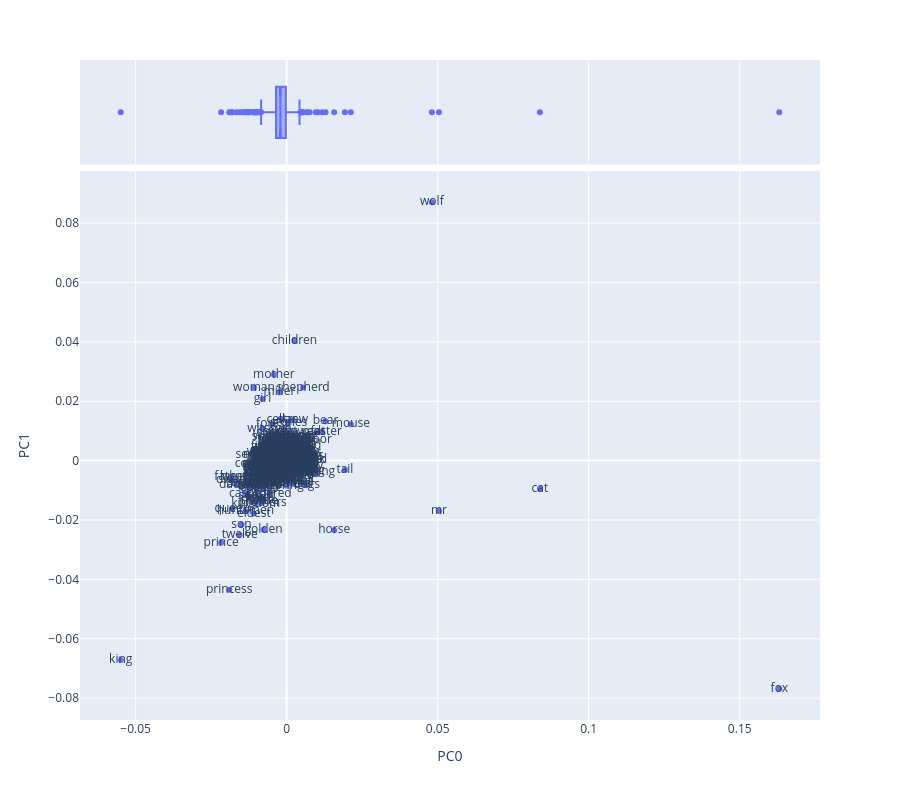

Notebook code for this chart:
### Markdown cell above
### Visualize Loadings 0 and 1

### Code cell
fig2=vis_loadings(LOADING,0,1)
fig2.write_image('output/p2591-LOADING1.png')
fig2.show()

### Figure 1 — Plotly figure (JSON) as saved in the notebook; plotly's stock layout.template omitted (floating-point values rounded to 4 significant figures; data arrays with more than 128 entries replaced by an {"elided": "..."} marker saying what was removed)
{"data": [{"hovertemplate": "PC0=%{x}<br>PC1=%{y}<br>term_str=%{text}<extra></extra>", "legendgroup": "", "marker": {"color": "#636efa", "symbol": "circle"}, "mode": "markers+text", "name": "", "orientation": "v", "showlegend": false, "text": {"elided": "942 str values"}, "type": "scatter", "x": {"elided": "942 float values"}, "xaxis": "x", "y": {"elided": "942 float values"}, "yaxis": "y"}, {"alignmentgroup": "True", "hovertemplate": "PC0=%{x}<extra></extra>", "legendgroup": "", "marker": {"color": "#636efa", "symbol": "circle"}, "name": "", "notched": true, "offsetgroup": "", "showlegend": false, "type": "box", "x": {"elided": "942 float values"}, "xaxis": "x2", "yaxis": "y2"}], "layout": {"height": 800, "legend": {"tracegroupgap": 0}, "margin": {"t": 60}, "xaxis": {"anchor": "y", "domain": [0, 1], "title": {"text": "PC0"}}, "xaxis2": {"anchor": "y2", "domain": [0, 1], "matches": "x", "showgrid": true, "showticklabels": false}, "yaxis": {"anchor": "x", "domain": [0, 0.8316], "title": {"text": "PC1"}}, "yaxis2": {"anchor": "x2", "domain": [0.8416, 1], "matches": "y2", "showgrid": false, "showline": false, "showticklabels": false, "ticks": ""}}}
